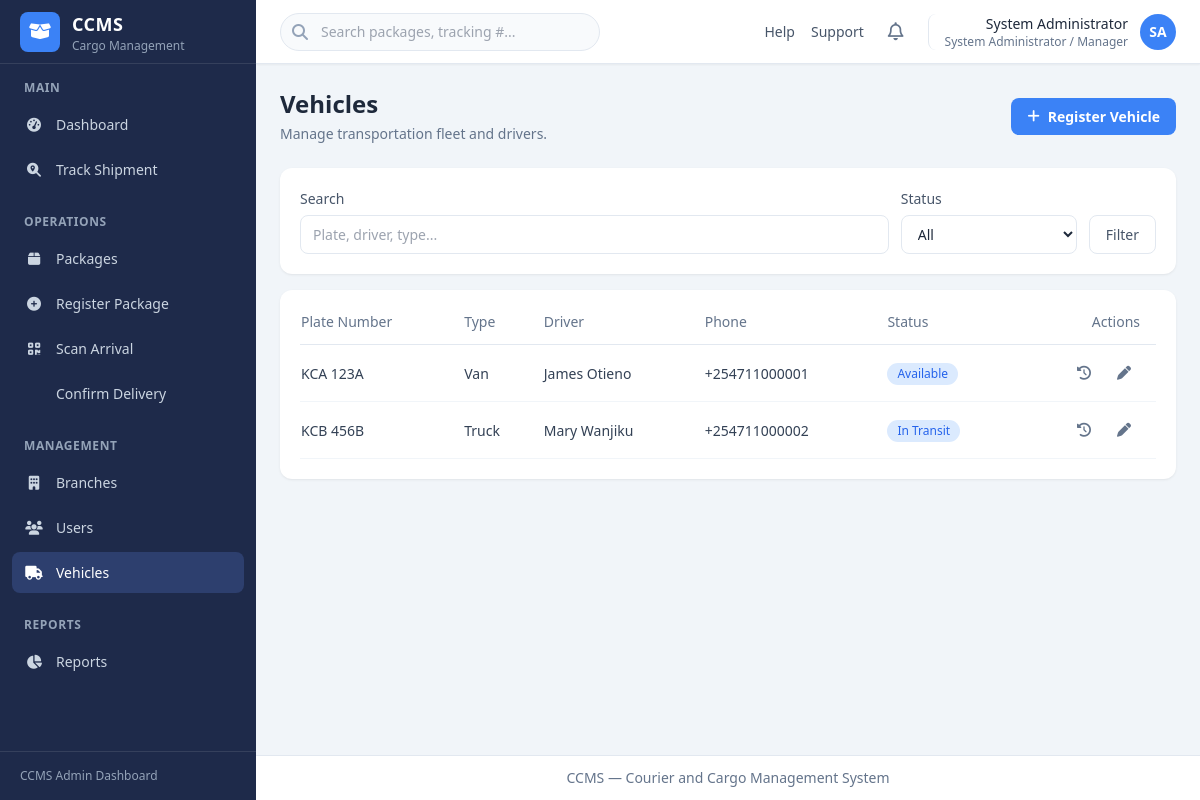
Page /vehicles/ (signed in) on the committed database.
### account/models.py (models this page shows, shortened)
class User(AbstractUser):
    full_name = models.CharField(max_length=255)
    phone_number = models.CharField(max_length=20, blank=True)
    role = models.CharField(
        max_length=20,
        choices=UserRole.choices,
        default=UserRole.BRANCH_OFFICER,
    )
    status = models.CharField(
        max_length=20,
        choices=UserStatus.choices,
        default=UserStatus.ACTIVE,
    )
    branch = models.ForeignKey(
        'ccms_app.Branch',
        on_delete=models.SET_NULL,
        null=True,
        blank=True,
        related_name='staff',
    )
    class Meta:
        ordering = ['full_name']
    @property
    def is_admin_manager(self):
        return self.role == UserRole.ADMIN_MANAGER
    @property
    def role_label(self):
        return self.get_role_display()
    def get_initials(self):
        parts = self.full_name.strip().split()
        if len(parts) >= 2:
            return (parts[0][0] + parts[-1][0]).upper()
        if parts:
            return parts[0][0].upper()
        return self.username[:1].upper()

### ccms_app/models.py (models this page shows, shortened)
class Vehicle(models.Model):
    plate_number = models.CharField(max_length=20, unique=True)
    vehicle_type = models.CharField(max_length=100)
    driver_name = models.CharField(max_length=255)
    driver_phone = models.CharField(max_length=20)
    status = models.CharField(
        max_length=20,
        choices=VehicleStatus.choices,
        default=VehicleStatus.AVAILABLE,
    )
    created_at = models.DateTimeField(auto_now_add=True)
    updated_at = models.DateTimeField(auto_now=True)
    class Meta:
        ordering = ['plate_number']

### ccms_app/views_management.py (the view)
# urls.py: path('vehicles/', views_management.vehicle_list, name='vehicle_list'),
@admin_required
def vehicle_list(request):
    query = request.GET.get('q', '').strip()
    status = request.GET.get('status', '')
    vehicles = Vehicle.objects.all()
    if query:
        vehicles = vehicles.filter(
            Q(plate_number__icontains=query)
            | Q(driver_name__icontains=query)
            | Q(vehicle_type__icontains=query)
        )
    if status:
        vehicles = vehicles.filter(status=status)
    return render(request, 'ccms_app/vehicles/list.html', {
        'active_nav': 'vehicles',
        'vehicles': vehicles,
        'query': query,
        'status_filter': status,
    })

### templates/ccms_app/vehicles/list.html (shortened to what this page needs)
{% extends "base.html" %}
{% block page_header %}
<div class="mb-6 flex flex-col gap-4 sm:flex-row sm:items-center sm:justify-between">
    <div>
        <h1 class="text-2xl font-bold text-slate-800">Vehicles</h1>
        <p class="mt-1 text-sm text-slate-500">Manage transportation fleet and drivers.</p>
    </div>
    <a href="{% url 'ccms_app:vehicle_create' %}" class="btn-primary">
        <i class="fa-solid fa-plus"></i> Register Vehicle
    </a>
</div>
{% endblock %}
{% block content %}
<div class="dashboard-card mb-4">
    <form method="get" class="flex flex-col gap-3 sm:flex-row sm:items-end">
        <div class="flex-1">
            <label class="form-label">Search</label>
            <input type="search" name="q" value="{{ query }}" placeholder="Plate, driver, type..."
                   class="form-input">
        </div>
        <div class="w-full sm:w-44">
            <label class="form-label">Status</label>
            <select name="status" class="form-input">
                <option value="">All</option>
            </select>
        </div>
        <button type="submit" class="btn-secondary">Filter</button>
    </form>
</div>
<div class="dashboard-card overflow-x-auto">
    <table class="data-table">
        <thead>
            <tr>
                <th>Plate Number</th>
                <th>Type</th>
                <th>Driver</th>
                <th>Phone</th>
                <th>Status</th>
                <th class="text-right">Actions</th>
            </tr>
        </thead>
        <tbody>
            {% for vehicle in vehicles %}
            <tr>
                <td class="font-medium">{{ vehicle.plate_number }}</td>
                <td>{{ vehicle.vehicle_type }}</td>
                <td>{{ vehicle.driver_name }}</td>
                <td>{{ vehicle.driver_phone }}</td>
                <td><span class="status-badge status-registered">{{ vehicle.get_status_display }}</span></td>
                <td class="text-right">
                    <div class="flex items-center justify-end gap-2">
                        <a href="{% url 'ccms_app:vehicle_detail' vehicle.pk %}" class="btn-icon" title="History">
                            <i class="fa-solid fa-clock-rotate-left"></i>
                        </a>
                        <a href="{% url 'ccms_app:vehicle_edit' vehicle.pk %}" class="btn-icon" title="Edit">
                            <i class="fa-solid fa-pen"></i>
                        </a>
                    </div>
                </td>
            </tr>
            {% empty %}
            <tr>
                <td colspan="6" class="py-8 text-center text-slate-400">No vehicles found.</td>
            </tr>
            {% endfor %}
        </tbody>
    </table>
</div>
{% endblock %}

### templates/includes/header.html (shortened to what this page needs)
<header class="sticky top-0 z-20 flex h-16 items-center justify-between border-b border-slate-200 bg-white px-4 shadow-sm md:px-6">
    <div class="flex items-center gap-4">
        <div class="relative hidden sm:block">
            <i class="fa-solid fa-search absolute left-3 top-1/2 -translate-y-1/2 text-slate-400"></i>
            <input type="search" placeholder="Search packages, tracking #..."
                   class="w-64 rounded-full border border-slate-200 bg-slate-50 py-2 pl-10 pr-4 text-sm focus:border-brand focus:outline-none focus:ring-1 focus:ring-brand md:w-80">
        </div>
    </div>
    <div class="flex items-center gap-2 md:gap-4">
        <nav class="hidden items-center gap-4 text-sm text-slate-600 md:flex">
            <a href="#" class="hover:text-brand">Help</a>
            <a href="#" class="hover:text-brand">Support</a>
        </nav>
        <button type="button" class="rounded-lg p-2 text-slate-500 hover:bg-slate-100" title="Notifications">
            <i class="fa-regular fa-bell text-lg"></i>
        </button>
        <div class="relative" id="user-menu-wrapper">
            <button type="button" id="user-menu-toggle"
                    class="flex items-center gap-3 rounded-lg border-l border-slate-200 pl-3 hover:bg-slate-50 md:pl-4">
                <div class="hidden text-right sm:block">
                    <p class="text-sm font-medium text-slate-800">{{ user.full_name }}</p>
                    <p class="text-xs text-slate-500">{{ user.role_label }}</p>
                </div>
                <div class="flex h-9 w-9 items-center justify-center rounded-full bg-brand text-sm font-semibold text-white">
                    {{ user.get_initials }}
                </div>
            </button>
        </div>
    </div>
</header>

### static/css/dashboard.css (style rules this page uses)
.dashboard-card { background-color: #ffffff; border-radius: 0.75rem; padding: 1.25rem; box-shadow: 0 1px 3px 0 rgb(0 0 0 / 0.06), 0 1px 2px -1px rgb(0 0 0 / 0.06); }
.status-badge { display: inline-block; padding: 0.125rem 0.625rem; border-radius: 9999px; font-size: 0.75rem; font-weight: 500; }
.status-registered { background-color: #dbeafe; color: #2563eb; }
.form-label { display: block; margin-bottom: 0.375rem; font-size: 0.875rem; font-weight: 500; color: #475569; }
.form-input { display: block; width: 100%; border-radius: 0.5rem; border: 1px solid #e2e8f0; background-color: #ffffff; padding: 0.5rem 0.75rem; font-size: 0.875rem; color: #1e293b; transition: border-color 0.15s, box-shadow 0.15s; }
.btn-primary { display: inline-flex; align-items: center; gap: 0.5rem; border-radius: 0.5rem; background-color: #3b82f6; padding: 0.5rem 1rem; font-size: 0.875rem; font-weight: 600; color: #ffffff; transition: background-color 0.15s; }
.btn-secondary { display: inline-flex; align-items: center; gap: 0.5rem; border-radius: 0.5rem; border: 1px solid #e2e8f0; background-color: #ffffff; padding: 0.5rem 1rem; font-size: 0.875rem; font-weight: 500; color: #475569; transition: background-color 0.15s; }
.btn-icon { display: inline-flex; align-items: center; justify-content: center; height: 2rem; width: 2rem; border-radius: 0.375rem; color: #64748b; transition: background-color 0.15s, color 0.15s; }
.data-table { width: 100%; text-align: left; font-size: 0.875rem; }
.data-table thead tr { border-bottom: 1px solid #e2e8f0; color: #64748b; }
.data-table th { padding-bottom: 0.75rem; padding-right: 1rem; font-weight: 500; }
.data-table tbody tr { border-bottom: 1px solid #f1f5f9; color: #334155; }
.data-table td { padding-top: 0.75rem; padding-bottom: 0.75rem; padding-right: 1rem; }

### rows in the picture
User: full_name "System Administrator", role_label "System Administrator / Manager", get_initials "SA"
Vehicle: plate_number "KCA 123A", vehicle_type "Van", driver_name "James Otieno", driver_phone "+254711000001", status "Available"
Vehicle: plate_number "KCB 456B", vehicle_type "Truck", driver_name "Mary Wanjiku", driver_phone "+254711000002", status "In Transit"
